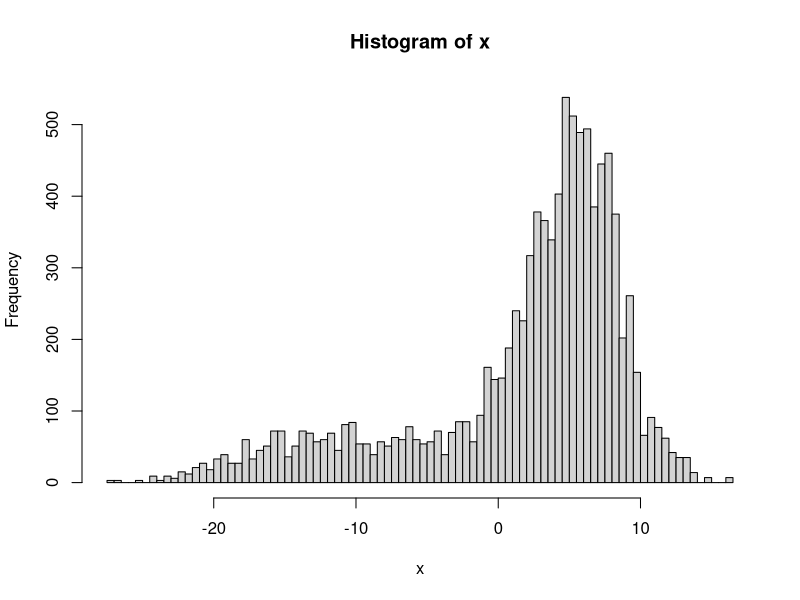
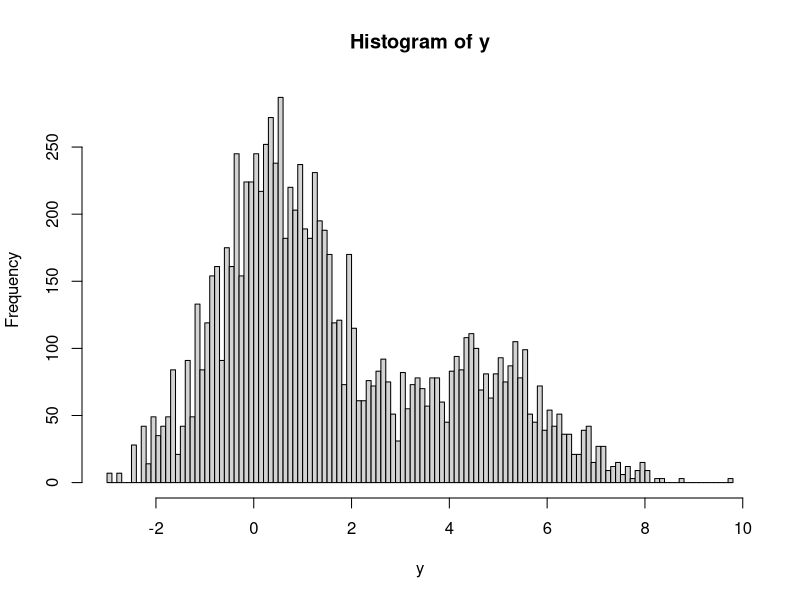
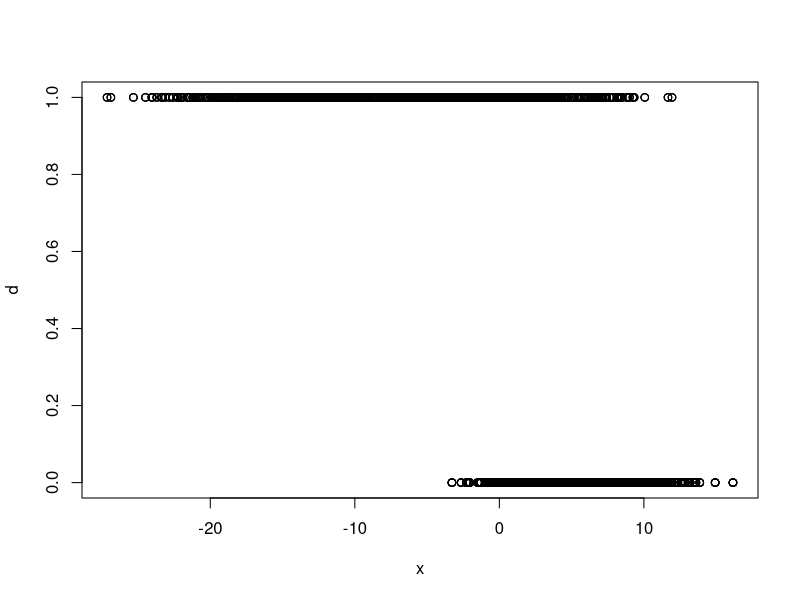
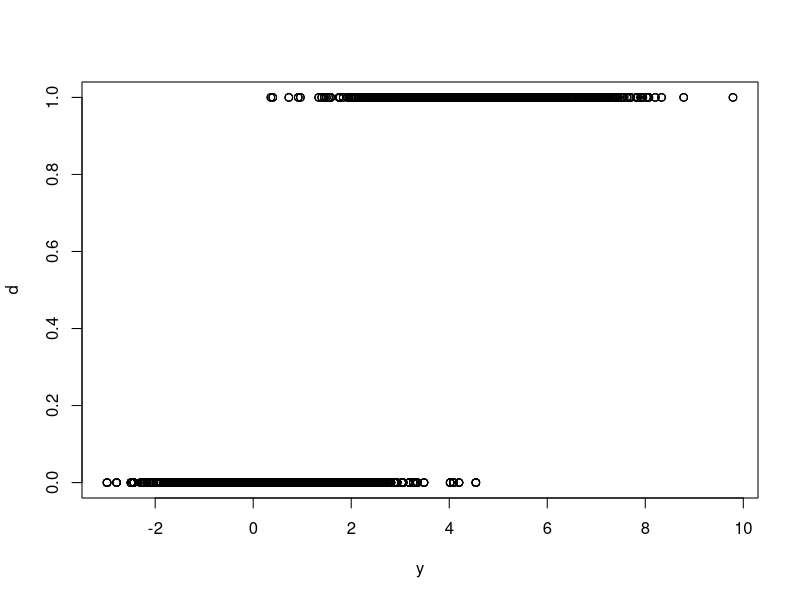
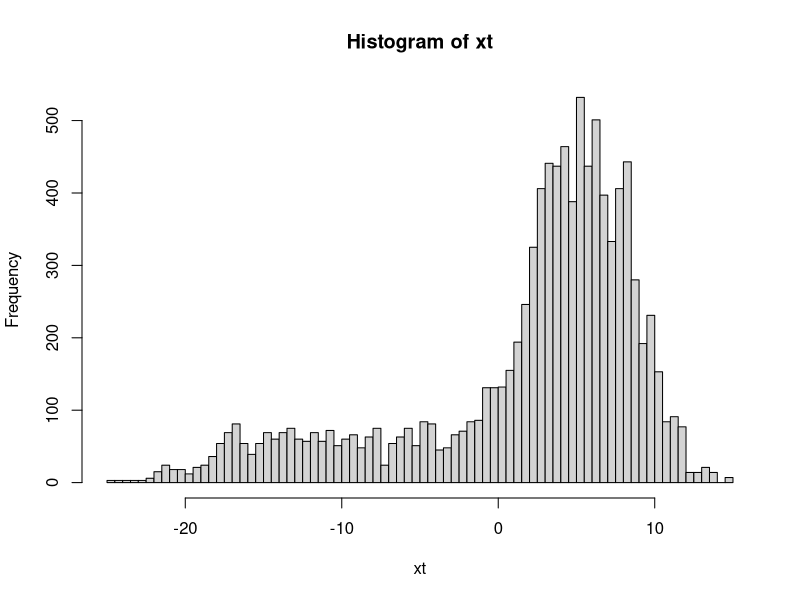
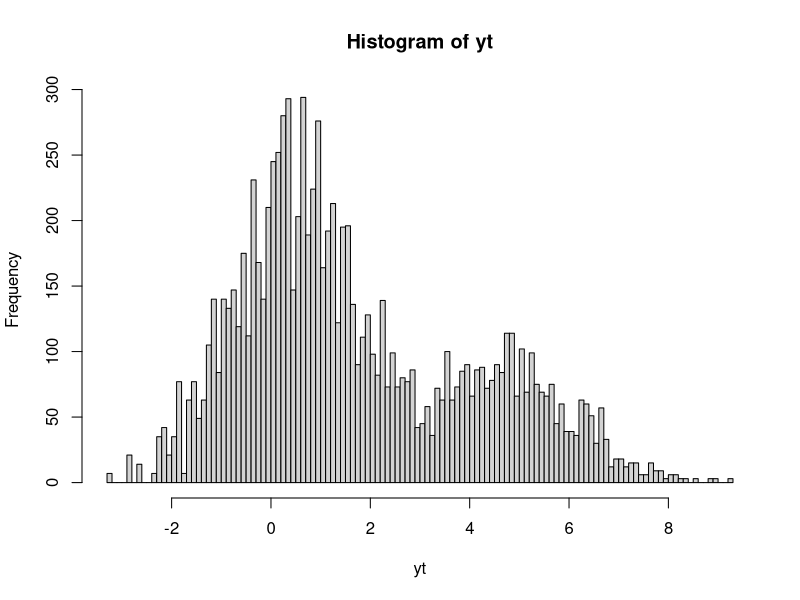
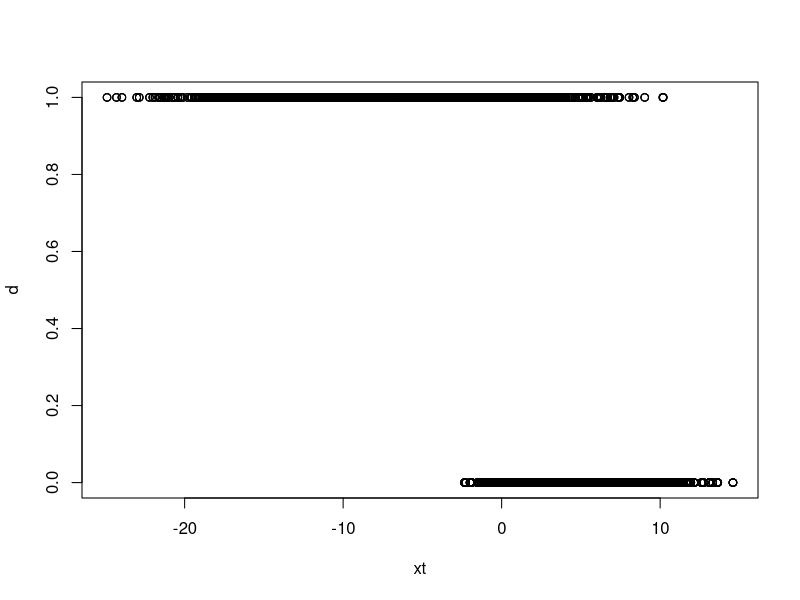
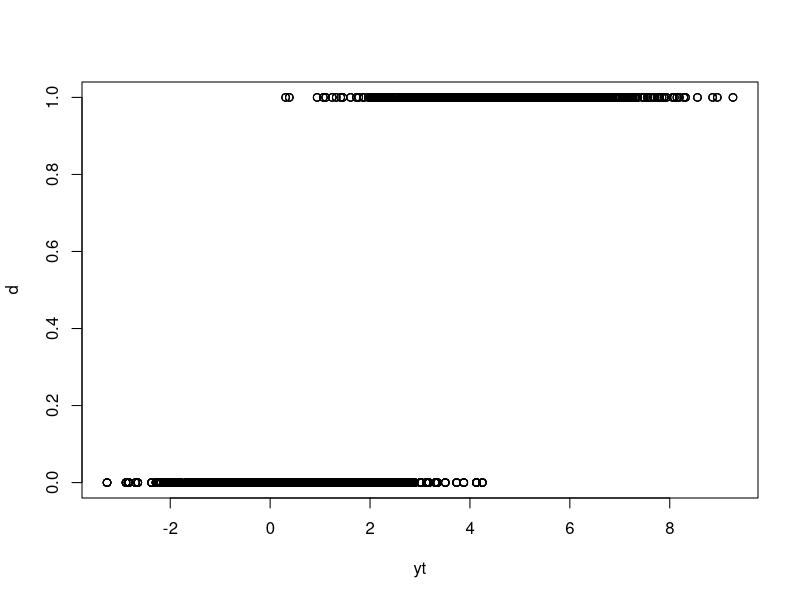

These figures' R source, in order:
#rm(list=ls())

#d is dichotomous and created as 30% of 10.000 observations d = 1.
d = rep(0, times = 7000)
d = c(d, rep(1, times = 3000))

#m and s are mean and standard deviation for the random normal distribution. mi and ma are min
#and max for random uniform distribution.
m = 5; s = 3; mi = 0.1; ma = 5

#Creating highly correlated features x and y.
set.seed(123)
x = runif(1000, min = mi, max = ma) * 0.2 + rnorm(1000, mean = m, sd = s) +
    d * -10 * runif(1000, min = mi / 2, max = ma / 2)
hist(x, nclass = 100)


y = -0.1*x+rnorm(1000, mean = 1, sd = 1.16)+3*d
hist(y, nclass = 100)

#Correlation between x and y is about -78%
cor(x, y); cor(y, d)
plot(x, d)
plot(y, d)

###TEST DATA####
dt = rep(0, times = 7000)
dt = c(dt, rep(1, times = 3000))


#change the distribution parameters to take occurring trends into account
mt = 5.1; st = 2.9; mit = 0.2; mat = 4.9
set.seed(321)
xt = runif(1000, min = mit, max = mat) * 0.2 + rnorm(1000, mean = mt, sd = st) +
 
  dt * -10 * runif(1000, min = mit / 2, max = mat / 2)
hist(xt, nclass = 100)
yt = -0.1*xt+rnorm(1000, mean = 1, sd = 1.16)+3*dt
hist(yt, nclass = 100)
cor(xt, yt); cor(yt, dt)
plot(xt,d); plot(yt,d)

#Computing the prior probabilities. Actually, they does not have to be calculated for this example ;-)
a_priori = sum(d)/length(d)
a_PrioriNOT = 1 - sum(d)/length(d)

#Computing the KDE for x and y given d = 1 and d = 0. This ist the model training.
KDxd1 = density(x[d==1], bw = 1)
plot(KDxd1, main = "KDE p(x|d=1)")

KDxd0 = density(x[d==0], bw = 1)
plot(KDxd0, main = "KDE p(x|d=0)")

KDy1 = density(y[d==1], bw = 1)
plot(KDy1, main = "KDE p(y|d=1)")

KDy0 = density(y[d==0], bw = 1)
plot(KDy0, main = "KDE p(y|d=0)")

#Computing the likelihoods p(x|d=1), p(x|d=0), p(y|d=1), and p(y|d=0). The approx function
#calculates a linear approximation between given points of the KDE:
likelyhoodx1 = approx(x = KDxd1$x, KDxd1$y, xt, yleft = 0.00001, yright = 0.00001)
likelyhoodx0 = approx(x = KDxd0$x, KDxd0$y, xt, yleft = 0.00001, yright = 0.00001)
likelyhoody1 = approx(x = KDy1$x, KDy1$y, yt, yleft = 0.00001, yright = 0.00001)
likelyhoody0 = approx(x = KDy0$x, KDy0$y, yt, yleft = 0.00001, yright = 0.00001)

#Computing the evidence. Note: the likelihoodxxx$y is the density:
evidence = likelyhoody1$y*likelyhoodx1$y*a_priori+likelyhoody0$y*likelyhoodx0$y*a_PrioriNOT

#Computing the a posteriori probability by using Bayes theorem:
a_posteriori = likelyhoody1$y*likelyhoodx1$y*a_priori/evidence

#assigning the prediction with a cutoff of 50%.
prediction = ifelse(a_posteriori > 0.5, 1, 0)

#calculating content of confusion matrix
hit1 = ifelse(prediction == 1 & dt == 1, 1, 0)
false1 = ifelse(prediction == 1 & dt == 0, 1, 0)
hit0 = ifelse(prediction == 0 & dt == 0, 1, 0)
false0 = ifelse(prediction == 0 & dt == 1, 1, 0)

#Creating confusion matrix
Confusion <- matrix(c(sum(hit1), sum(false0), sum(false1), sum(hit0)), nrow = 2, ncol = 2)
colnames(Confusion) <- c("d = 1", "d = 0")
rownames(Confusion) <- c("p(d = 1|x,y)", "p(d = 0|x,y)")

#Looking at the areas where misclassifications occur. Red = misclassification; Black = correct classified:

color = ifelse(prediction == dt, 1, 2)
plot(xt, dt, col = color)
plot(yt, dt, col = color)


